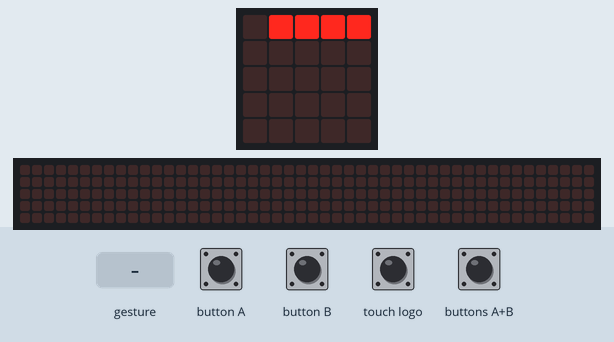
Bench run of a program on a simulated BBC micro:bit (MakeCode). Parts: the board's 5×5 LED display, a strip that is not on the board, showing the scrolling text unrolled. Inputs (shaded band) come from the test bench. Random numbers come from a fixed seed; a tilt is held for 1.5 s and a shake lasts 1 s, then the board lies face up again; the 48×5 strip is a reading aid, not a part: it shows the text the display is scrolling, unrolled, one strip-width of it at a time.

Above: at 1.2 s.
1.3 s: buttons A+B pressed for 0.15 s
At 1.54 s:
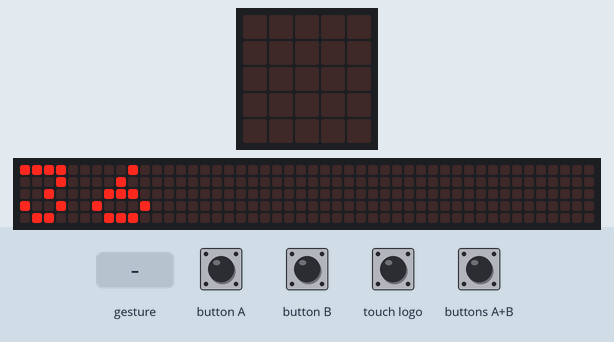
2.0 s: touch logo pressed for 1 s
3.6 s: touch logo pressed for 1 s
At 5.7 s:
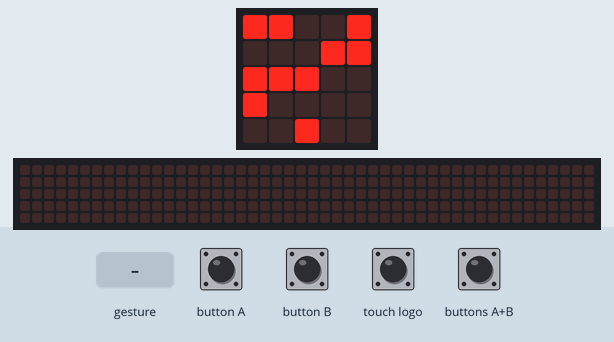
6.1 s: button A pressed for 0.15 s
6.8 s: gesture 'shake'
At 7.7 s:
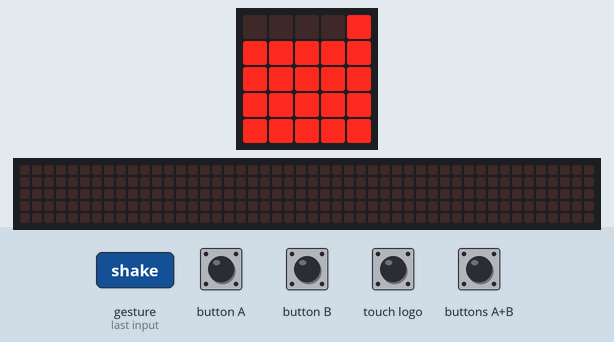
8.4 s: gesture 'shake'
At 8.9 s:
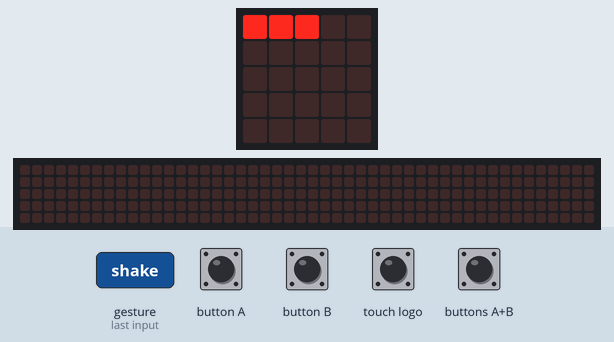

The program:

main.ts
```typescript
input.onLogoEvent(TouchButtonEvent.LongPressed, function () {
    state = 1
    currentNum = randint(0, MaxNum)
})
// wisselt van richting
input.onButtonPressed(Button.A, function () {
    Counter = -1
    if (state != 1) {
        state = 1
    } else {
        state = 0
    }
})
function draw (PixelNr: number, showPixel: boolean) {
    xPos = PixelNr % 5
    yPos = Math.idiv(PixelNr, 5)
    if (showPixel) {
        led.plot(xPos, yPos)
    } else {
        led.unplot(xPos, yPos)
    }
}
input.onButtonPressed(Button.AB, function () {
    state = 2
})
function fadeInNumber () {
    bright = 0
    led.setBrightness(bright)
    drawNumber(currentNum)
    // fades in number
    for (let index = 0; index < 10; index++) {
        bright += 25
        basic.pause(10)
        led.setBrightness(bright)
    }
}
input.onButtonPressed(Button.B, function () {
    Counter = 1
    if (state != 1) {
        state = 1
    } else {
        state = 0
    }
})
input.onGesture(Gesture.Shake, function () {
    state = 3
})
function drawNumber (NumberToDraw: number) {
    // Deze loop loopt door alle pixels heen
    for (let PixelPos2 = 0; PixelPos2 <= pixels; PixelPos2++) {
        if (Math.idiv(NumberToDraw, 2 ** PixelPos2) % 2 == 1) {
            draw(PixelPos2, true)
        } else {
            draw(PixelPos2, false)
        }
    }
}
let bright = 0
let yPos = 0
let xPos = 0
let currentNum = 0
let state = 0
let Counter = 0
let MaxNum = 0
let pixels = 0
let PixelPos = 0
let numberShown = false
// we hebben 25 leds
pixels = 25
MaxNum = 2 ** pixels
// Aantal 'frames' per seconde.
let fps = 25
// De wachttijd is 1 seconde (of 1000 millisecondes) gedeeld door het aantal frames dat je per seconde wil
let fpsFraction = 1000 / fps
Counter = 1
state = 0
basic.forever(function () {
    while (currentNum >= 0 && currentNum <= MaxNum && state == 0) {
        currentNum += Counter
        drawNumber(currentNum)
        basic.pause(fpsFraction)
        if (currentNum < 1) {
            currentNum = 1
        } else if (currentNum == MaxNum) {
            currentNum = MaxNum - 2
        }
    }
    if (state == 1) {
        drawNumber(currentNum)
    } else if (state == 2) {
        basic.clearScreen()
        basic.showNumber(currentNum)
        fadeInNumber()
        state = 1
    } else if (state == 3) {
        // If working on a large number start from zero
        if (currentNum > MaxNum / 2) {
            currentNum = 0
            Counter = 1
            state = 0
        } else {
            currentNum = MaxNum
            Counter = -1
            state = 0
        }
    }
})
```

test.ts
```typescript
// tests gaan hier; deze zal niet worden gecompileerd wanneer dit pakket wordt gebruikt als extensie.
```
